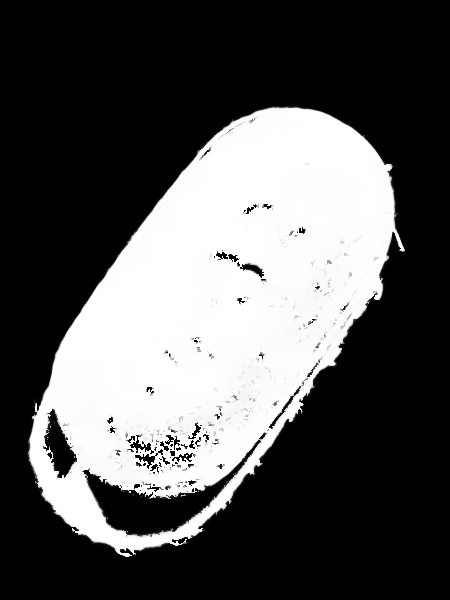
#> input picture inverted.jpg, 450 x 600 px
$ python -i segment.py   (imports and definitions only)   (older library calls are emulated)
#> lines starting #> are read from the running program, lines starting #| are printed output that depends on the picture; after the words box and inside, x2 and y2 are one past the last pixel; in counts of white or black regions, pixels touching at a corner belong together; pictures that were not available may be replaced by others from this repository, and a replacement may not be noted
import numpy as np
import cv2


def edgedetect (channel):
    sobelX = cv2.Sobel(channel, cv2.CV_16S, 1, 0)
    sobelY = cv2.Sobel(channel, cv2.CV_16S, 0, 1)
    sobel = np.hypot(sobelX, sobelY)

    sobel[sobel > 255] = 255; # Some values seem to go above 255. However RGB channels has to be within 0-255


def findSignificantContours (img, edgeImg):
    image, contours, heirarchy = cv2.findContours(edgeImg, cv2.RETR_TREE, cv2.CHAIN_APPROX_SIMPLE)

    # Find level 1 contours
    level1 = []
    for i, tupl in enumerate(heirarchy[0]):
        # Each array is in format (Next, Prev, First child, Parent)
        # Filter the ones without parent
        if tupl[3] == -1:
            tupl = np.insert(tupl, 0, [i])
            level1.append(tupl)

    # From among them, find the contours with large surface area.
    significant = []
    tooSmall = edgeImg.size * 5 / 100 # If contour isn't covering 5% of total area of image then it probably is too small
    for tupl in level1:
        contour = contours[tupl[0]];
        area = cv2.contourArea(contour)
        if area > tooSmall:
            significant.append([contour, area])

            # Draw the contour on the original image
            cv2.drawContours(img, [contour], 0, (0,255,0),2, cv2.LINE_AA, maxLevel=1)

    significant.sort(key=lambda x: x[1])
    #print ([x[1] for x in significant]);
    return [x[0] for x in significant];
def segment(img):
    img = cv2.imread('078.jpg')

    blurred = cv2.GaussianBlur(img, (5, 5), 0) # Remove noise
    edgeImg = np.max( np.array([ edgedetect(blurred[:,:, 0]), edgedetect(blurred[:,:, 1]), edgedetect(blurred[:,:, 2]) ]), axis=0 )
    mean = np.mean(edgeImg);
    # Zero any value that is less than mean. This reduces a lot of noise.
    edgeImg[edgeImg <= mean] = 0;

    edgeImg_8u = np.asarray(edgeImg, np.uint8)

    # Find contours
    significant = findSignificantContours(img, edgeImg_8u)
    # Mask
    mask = edgeImg.copy()
    mask[mask > 0] = 0
    cv2.fillPoly(mask, significant, 255)
    # Invert mask
    mask = np.logical_not(mask)

    #Finally remove the background
    img[mask] = 0;
    return img

>>> import cv2
>>> picture = cv2.imread('inverted.jpg', cv2.IMREAD_GRAYSCALE)
#> picture is the input picture: shape (600, 450); min 0, max 255, mean 86.1
>>> result = segment(picture)
#> in segment, `blurred = cv2.GaussianBlur(img, (5, 5), 0)`:
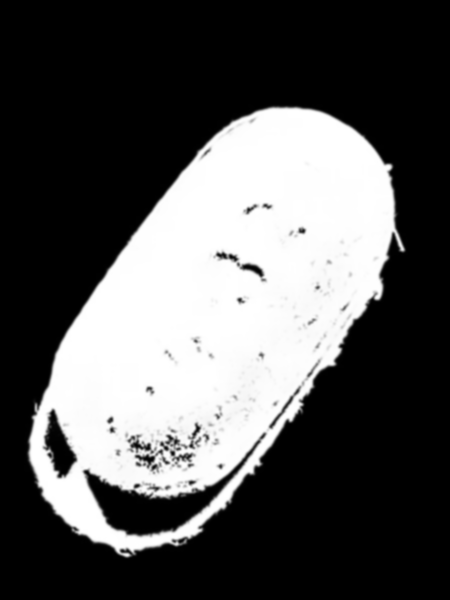
#> blurred: shape (600, 450, 3); min 0, max 255, mean 86.1
#> in edgedetect, `sobelX = cv2.Sobel(channel, cv2.CV_16S, 1, 0)`:
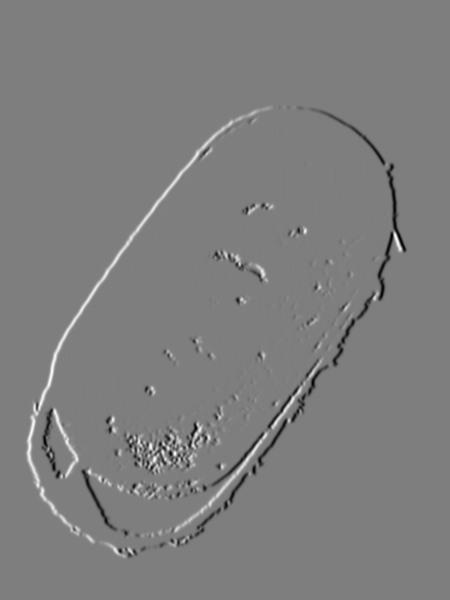
#> sobelX: shape (600, 450) int16; min -622, max 631, mean 0; drawn with min black and max white
#> in edgedetect, `sobelY = cv2.Sobel(channel, cv2.CV_16S, 0, 1)`:
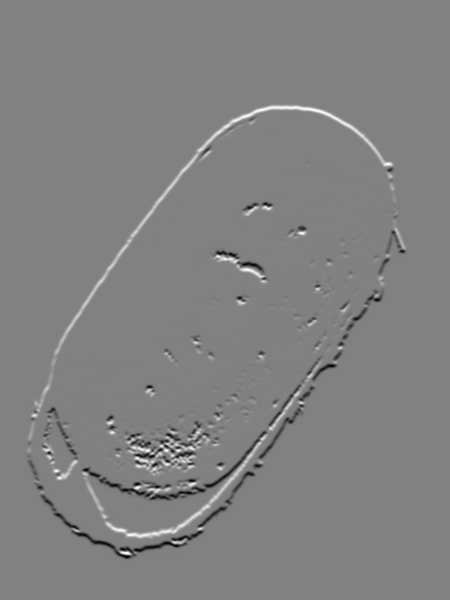
#> sobelY: shape (600, 450) int16; min -621, max 606, mean 0; drawn with min black and max white
#> in edgedetect, `sobel = np.hypot(sobelX, sobelY)`:
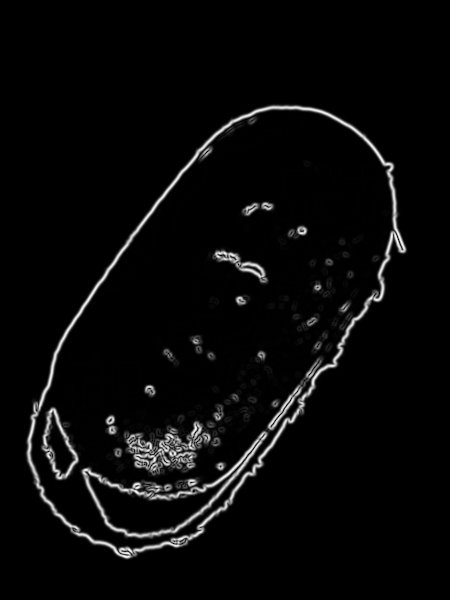
#> sobel: shape (600, 450) float32; min 0, max 654, mean 22.7; drawn with min black and max white
#> in edgedetect, `sobel[sobel > 255] = 255;`:
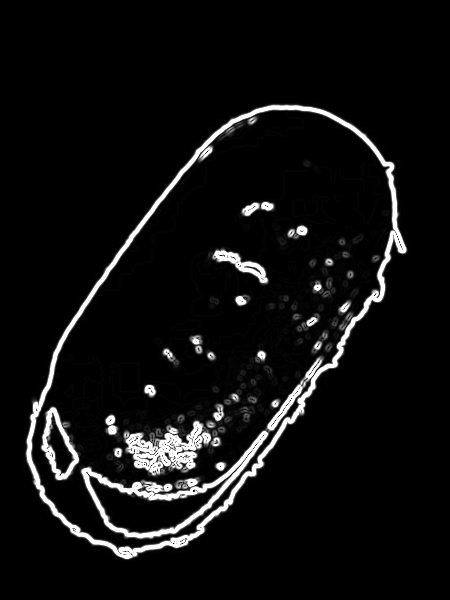
#> sobel: shape (600, 450) float32; 3.79% of pixels changed, all inside (x1, y1, x2, y2) = (27, 106, 406, 559)
#> (the run stopped early here; a loop or call above may not have finished)
